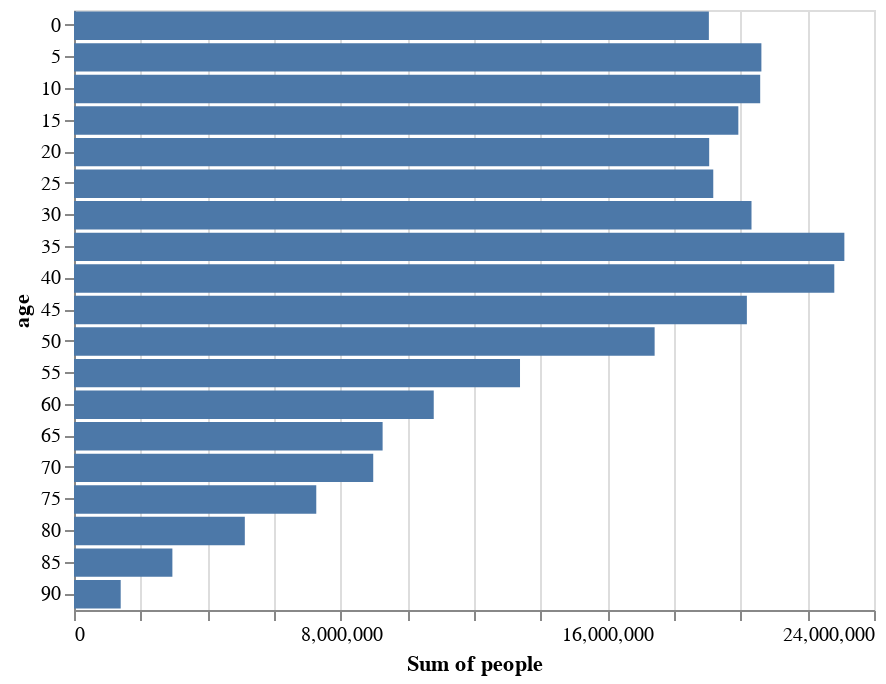

Notebook code cell kept with this figure:
### Markdown cell above
## Bar chart

### Code cell
alt.Chart(y2k_pop).mark_bar().encode(
    x='sum(people)',
    y='age:O'
)

### Figure 1 — Vega-Lite specification as saved in the notebook (floating-point values rounded to 4 significant figures)
{"$schema": "https://vega.github.io/schema/vega-lite/v2.json", "config": {"view": {"height": 300, "width": 400}}, "data": {"values": [{"age": 0, "people": 9735380, "sex": 1, "year": 2000}, {"age": 0, "people": 9310714, "sex": 2, "year": 2000}, {"age": 5, "people": 10552146, "sex": 1, "year": 2000}, {"age": 5, "people": 10069564, "sex": 2, "year": 2000}, {"age": 10, "people": 10563233, "sex": 1, "year": 2000}, {"age": 10, "people": 10022524, "sex": 2, "year": 2000}, {"age": 15, "people": 10237419, "sex": 1, "year": 2000}, {"age": 15, "people": 9692669, "sex": 2, "year": 2000}, {"age": 20, "people": 9731315, "sex": 1, "year": 2000}, {"age": 20, "people": 9324244, "sex": 2, "year": 2000}, {"age": 25, "people": 9659493, "sex": 1, "year": 2000}, {"age": 25, "people": 9518507, "sex": 2, "year": 2000}, {"age": 30, "people": 10205879, "sex": 1, "year": 2000}, {"age": 30, "people": 10119296, "sex": 2, "year": 2000}, {"age": 35, "people": 11475182, "sex": 1, "year": 2000}, {"age": 35, "people": 11635647, "sex": 2, "year": 2000}, {"age": 40, "people": 11320252, "sex": 1, "year": 2000}, {"age": 40, "people": 11488578, "sex": 2, "year": 2000}, {"age": 45, "people": 9925006, "sex": 1, "year": 2000}, {"age": 45, "people": 10261253, "sex": 2, "year": 2000}, {"age": 50, "people": 8507934, "sex": 1, "year": 2000}, {"age": 50, "people": 8911133, "sex": 2, "year": 2000}, {"age": 55, "people": 6459082, "sex": 1, "year": 2000}, {"age": 55, "people": 6921268, "sex": 2, "year": 2000}, {"age": 60, "people": 5123399, "sex": 1, "year": 2000}, {"age": 60, "people": 5668961, "sex": 2, "year": 2000}, {"age": 65, "people": 4453623, "sex": 1, "year": 2000}, {"age": 65, "people": 4804784, "sex": 2, "year": 2000}, {"age": 70, "people": 3792145, "sex": 1, "year": 2000}, {"age": 70, "people": 5184855, "sex": 2, "year": 2000}, {"age": 75, "people": 2912655, "sex": 1, "year": 2000}, {"age": 75, "people": 4355644, "sex": 2, "year": 2000}, {"age": 80, "people": 1902638, "sex": 1, "year": 2000}, {"age": 80, "people": 3221898, "sex": 2, "year": 2000}, {"age": 85, "people": 970357, "sex": 1, "year": 2000}, {"age": 85, "people": 1981156, "sex": 2, "year": 2000}, {"age": 90, "people": 336303, "sex": 1, "year": 2000}, {"age": 90, "people": 1064581, "sex": 2, "year": 2000}]}, "encoding": {"x": {"aggregate": "sum", "field": "people", "type": "quantitative"}, "y": {"field": "age", "type": "ordinal"}}, "mark": "bar"}
